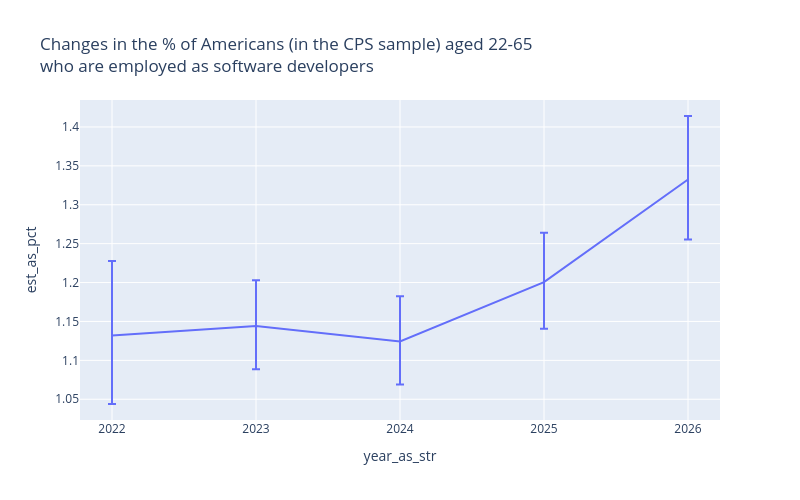

Source (notebook cell):
### Code cell
chart_height = 500
chart_width = 800
fig = px.line(swe_employment_year_props.query(
"employed_as_software_developer == '1'"), x = reference_period,
y = 'est_as_pct', error_y = 'error_upper_as_pct', error_y_minus = 'error_lower_as_pct',
title = 'Changes in the % of Americans (in the CPS sample) aged 22-65<br>\
who are employed as software developers', height = chart_height, width = chart_width)
fig

### Figure 1 — Plotly figure (JSON) as saved in the notebook; plotly's stock layout.template omitted (floating-point values rounded to 4 significant figures)
{"data": [{"error_y": {"array": [0.09551, 0.05862, 0.05816, 0.0633, 0.08169], "arrayminus": [0.08816, 0.0558, 0.05533, 0.06017, 0.07703]}, "hovertemplate": "year_as_str=%{x}<br>est_as_pct=%{y}<extra></extra>", "legendgroup": "", "line": {"color": "#636efa", "dash": "solid"}, "marker": {"symbol": "circle"}, "mode": "lines", "name": "", "orientation": "v", "showlegend": false, "type": "scatter", "x": ["2022", "2023", "2024", "2025", "2026"], "xaxis": "x", "y": [1.132, 1.144, 1.124, 1.201, 1.332], "yaxis": "y"}], "layout": {"height": 500, "legend": {"tracegroupgap": 0}, "title": {"text": "Changes in the % of Americans (in the CPS sample) aged 22-65<br>who are employed as software developers"}, "width": 800, "xaxis": {"anchor": "y", "domain": [0, 1], "title": {"text": "year_as_str"}}, "yaxis": {"anchor": "x", "domain": [0, 1], "title": {"text": "est_as_pct"}}}}
